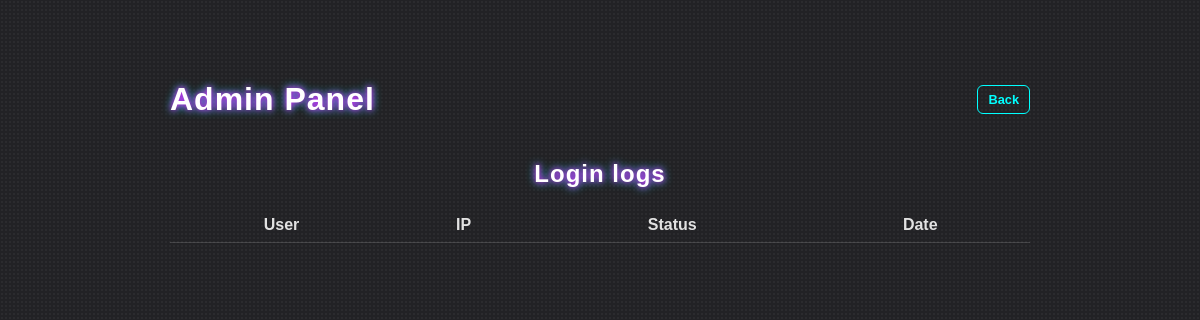
Page /admin (signed in) on the earlier database version.
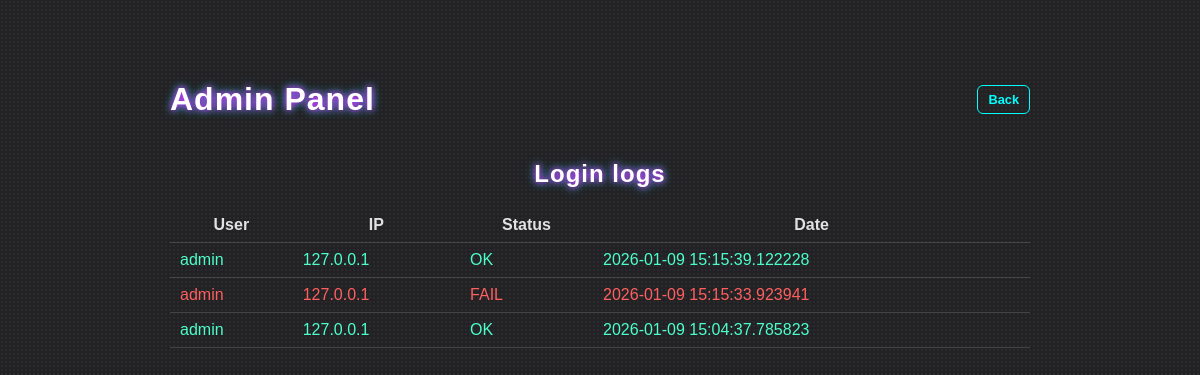
Same page on the later database version.
### app/models.py (models this page shows)
class LoginLog(Base):
    __tablename__ = "login_logs"
    id = Column(Integer, primary_key=True, index=True)
    user_id = Column(Integer, nullable=True)
    username = Column(String)
    ip_address = Column(String)
    user_agent = Column(String)
    success = Column(Boolean)
    created_at = Column(DateTime, default=datetime.utcnow)

### app/main.py (the view)
@app.get("/admin")
def admin_panel(
    request: Request,
    db: Session = Depends(get_db),
    current_user=Depends(security.get_current_user)
):
    if current_user.role != "super_admin":
        raise HTTPException(status_code=403)
    logs = db.query(LoginLog).order_by(LoginLog.created_at.desc()).limit(200).all()
    return templates.TemplateResponse(
        "admin_panel.html",
        {
            "request": request,
            "user": current_user,
            "logs": logs
        }
    )

### app/templates/admin_panel.html (shortened to what this page needs)
<!DOCTYPE html>
<html>
<head>
<link rel="stylesheet" href="/static/main.css">
<link rel="stylesheet" href="/static/themes.css">
</head>
<body class="theme-cyber">
<main class="app">
<header class="topbar">
    <h1>Admin Panel</h1>
    <button class="secondary small" onclick="location.href='/recipes-ui'">
        Back
    </button>
</header>
<section class="admin-section">
<h2>Login logs</h2>
<table class="admin-table">
<tr>
    <th>User</th>
    <th>IP</th>
    <th>Status</th>
    <th>Date</th>
</tr>
{% for log in logs %}
<tr class="{{ 'ok' if log.success else 'fail' }}">
    <td>{{ log.username }}</td>
    <td>{{ log.ip_address }}</td>
    <td>{{ "OK" if log.success else "FAIL" }}</td>
    <td>{{ log.created_at }}</td>
</tr>
{% endfor %}
</table>
</section>
</main>
</body>
</html>

### app/static/main.css (style rules this page uses)
* { box-sizing: border-box; }
:root { --font-body: 'Rajdhani', sans-serif; --font-heading: 'Orbitron', sans-serif; --bg-main: #1b1b1e; --bg-panel: #121212; --text-body: #e2e2e2; --text-heading: #ffffff; --text-box: #b9ffff; --text-muted: rgba(180, 255, 255, 0.55); --accent-primary: #00ffff; --accent-secondary: #ff00ff; --accent-danger: #ff0055; --shadow-primary: 0 0 12px rgba(0,255,255,0.6); --shadow-secondary: 0 0 14px rgba(255,0,255,0.45); --done-slider-bg: #333; }
body.theme-cyber { --bg-main: #1b1b1e; --bg-panel: #121212; }
body.theme-cyber { --done-slider-bg: #333; --done-slider-checked-bg: rgba(0,255,255,0.25); }
body { margin: 0; background-color: var(--bg-main); background-image: radial-gradient(circle, rgba(255,255,255,0.04) 1px, transparent 1px), radial-gradient(circle, rgba(255,255,255,0.03) 1px, transparent 1px); background-size: 4px 4px, 2px 2px; color: var(--text-body); font-family: var(--font-body); }
.app { max-width: 900px; margin: 40px auto; padding: 20px; }
h1, h2, h3 { color: var(--text-heading); font-family: var(--font-heading); text-align: center; letter-spacing: 1px; text-shadow: 0 0 6px var(--accent-secondary), 0 0 10px var(--accent-primary); }
button { padding: 10px 18px; border-radius: 6px; border: none; cursor: pointer; font-family: var(--font-heading); font-weight: bold; transition: box-shadow 0.3s ease, background 0.3s ease, color 0.3s ease; }
button.secondary { background: transparent; border: 1px solid var(--accent-primary); color: var(--accent-primary); }
.topbar { display: flex; align-items: center; justify-content: space-between; gap: 20px; margin-bottom: 20px; }
.secondary.small { padding: 6px 10px; font-size: 0.8rem; }
.admin-table { width: 100%; border-collapse: collapse; margin-top: 15px; }
.admin-table th, .admin-table td { padding: 8px 10px; border-bottom: 1px solid rgba(255,255,255,0.15); }
.admin-table tr.ok { color: #4cffc9; }
.admin-table tr.fail { color: #ff5f5f; }

Differences in the rows shown:
added LoginLog: username "admin", ip_address "127.0.0.1", success "OK", created_at "2026-01-09 15:15:39.122228"
added LoginLog: username "admin", ip_address "127.0.0.1", success "FAIL", created_at "2026-01-09 15:15:33.923941"
added LoginLog: username "admin", ip_address "127.0.0.1", success "OK", created_at "2026-01-09 15:04:37.785823"
